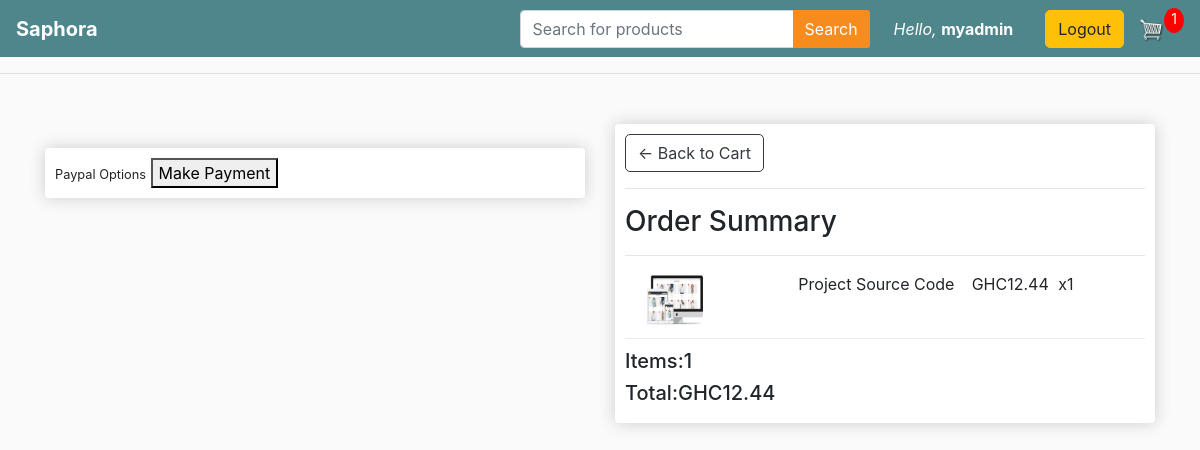
The app's page /checkout/ (signed in) with its own data.
### store/models.py (models this page shows, shortened)
class OrderItem(models.Model):
    product = models.ForeignKey(Product, on_delete=models.SET_NULL, null=True, blank=True)
    order = models.ForeignKey(Order, on_delete=models.SET_NULL, null=True, blank=True )
    quantity = models.IntegerField(default=0, null=True, blank=True)
    date_added = models.DateTimeField(auto_now_add=True)
    @property
    def get_total(self):
        total = self.product.price * self.quantity
        return total

class Product(models.Model):
    name = models.CharField(max_length=255)
    price = models.DecimalField(max_digits=6, decimal_places=2)
    inventory = models.IntegerField(null=True)
    digital = models.BooleanField(default=False, null=True, blank=False)
    image = models.ImageField(null=True, blank=True)
    description = models.TextField(null=True, blank=True)
    collection = models.ForeignKey(Collection, on_delete=models.CASCADE, null=True)
    @property
    def imageURL(self):
        try:
            url = self.image.url
        except:
            url = ''
        return url

class Order(models.Model):
    PAYMENT_COMPLETED = 'C'
    PAYMENT_PENDING = 'P'
    PAYMENT_FAILED = 'F'
    PAYMENT_STATUS = [
        (PAYMENT_COMPLETED, 'Completed'),
        (PAYMENT_PENDING, 'Pending'),
        (PAYMENT_FAILED, 'Failed')
    ]
    customer = models.ForeignKey(Customer, on_delete=models.SET_NULL, null=True, blank=True)
    date_ordered = models.DateTimeField(auto_now_add=True)
    completed = models.BooleanField(default=False, null=True, blank=False)
    transaction_id = models.CharField(max_length=150, null=True)
    payment_status = models.CharField(max_length=1, choices=PAYMENT_STATUS, default=PAYMENT_PENDING)
    @property
    def shipping(self):
        shipping = False
        orderitems = self.orderitem_set.all()
        for i in orderitems:
            if i.product.digital == False:
                shipping = True
        return shipping
    @property
    def get_cart_total(self):
        orderitems = self.orderitem_set.all()
        total = sum([item.get_total for item in orderitems])
        return total
    @property
    def get_cart_items(self):
        orderitems = self.orderitem_set.all()
        total = sum([item.quantity for item in orderitems])
        return total

### store/views.py (the view)
# urls.py: path('checkout/', views.checkout, name='checkout'),
def checkout(request):
    if request.user.is_authenticated:
        customer = request.user.customer
        order, created = Order.objects.get_or_create(customer=customer, completed=False)
        items = order.orderitem_set.all()
        cartItems = order.get_cart_items
    else:
        cookieData = cookieCart(request)
        cartItems = cookieData['cartItems']
        order = cookieData['order']
        items = cookieData['items']
    context = {'items':items, 'order':order, 'cartItems': cartItems}
    return render(request, 'store/checkout.html', context)

### store/Templates/store/checkout.html (shortened to what this page needs)
{% extends 'store/main.html' %}
{% load static %}
{% block content %}
     <div class="row">
		<div class="col-lg-6">
			<br>
			<div class="box-element hidden" id="payment-info">
				<small>Paypal Options</small>
				<button id="make-payment">Make Payment</button>
			</div>
		</div>
		<div class="col-lg-6">
			<div class="box-element">
				<a  class="btn btn-outline-dark" href="{% url 'cart' %}">&#x2190; Back to Cart</a>
				<hr>
				<h3>Order Summary</h3>
				<hr>
				{% for item in items%}
				<div class="cart-row">
					<div style="flex:2"><img class="row-image" src="{{item.product.imageURL}}"></div>
					<div style="flex:2"><p>{{ item.product.name }}</p></div>
					<div style="flex:1"><p>GHC{{ item.product.price }}</p></div>
					<div style="flex:1"><p>x{{item.quantity}}</p></div>
				</div>
				<h5>Items:{{ order.get_cart_items }}</h5>
				<h5>Total:GHC{{ order.get_cart_total|floatformat:2 }}</h5>
				{% endfor %}
			</div>
		</div>
	</div>
{% endblock content %}

### store/Templates/store/main.html (shortened to what this page needs)
<!DOCTYPE html>
{% load static %}
<html lang="en">
  <head>
    <link
      rel="stylesheet"
      href="https://stackpath.bootstrapcdn.com/bootstrap/4.4.1/css/bootstrap.min.css"
    />
    <link rel="stylesheet" type="text/css" href="{% static 'css/main.css' %}" />
  </head>
  <body>
    <nav class="navbar navbar-expand-lg navbar-dark bg-dark">
      <a class="navbar-brand" href="{% url 'store' %}">Saphora</a>
      <div class="collapse navbar-collapse" id="navbarSupportedContent">
        <form method="post" action="{% url 'search-products' %}" class="form-inline my-2 my-lg-0 mr-lg-4">
          <div class="input-group">
            <input class="form-control" name="searched" type="text" id="search-input" placeholder="Search for products">
            <div class="input-group-append">
              <button class="btn btn-outline-secondary" type="submit" data-target="#search-input">
                Search
              </button>
            </div>
          </div>
        </form>
        <div class="form-inline my-2 my-lg-0">
          {% if user.is_authenticated %}
            <li class="username__nav">Hello, <span class="username">{{ user.username }}</span></li>
            <a href="{% url 'customer-logout' %}" class="btn btn-warning">Logout</a>
          {% else %}
            <a href="{% url 'customer-login' %}" class="btn login-btn btn-warning">Login</a>
            <a href="{% url 'customer-signup' %}" class="btn btn-warning">Create an Account</a>
          {% endif %}
          <a href="{% url 'cart' %}">
            <img id="cart-icon" src="{% static 'images/cart.png' %}">
          </a>
          <p id="cart-total">{{ cartItems }}</p>
        </div>
      </div>
    </nav>
    <hr>
     <div class="container">
            <br>
            {% block content %}
            {% endblock content %}
         </div>
</body>
</html>
  </body>
</html>

### static/css/main.css (style rules this page uses)
body { background-color: hsl(0, 0%, 98%); }
h1,h2,h3,h4,h5,h6 { color:(hsl(0, 0%, 30%)); }
.box-element { box-shadow:hsl(0, 0%, 80%) 0 0 16px; background-color: #fff; border-radius: 4px; padding: 10px; }
.bg-dark { background-color: #4f868c!important; }
#cart-icon { width:25px; display: inline-block; margin-left: 15px; }
#cart-total { display: block; text-align: center; color:#fff; background-color: red; width: 20px; height: 25px; border-radius: 50%; font-size: 14px; }
.col-lg-4, .col-lg-6, .col-lg-8, .col-lg-12 { margin-top: 10px; }
.btn { border-radius: 0; border-radius: 5px; }
.btn-outline-secondary { background: #f68b1e; color: #fff; border: 0; border-radius: 3px; transition: background-color .25s; }
.row-image { width: 100px; }
.cart-row { display: flex; align-items: flex-stretch; padding-bottom: 10px; margin-bottom: 10px; border-bottom: 1px solid #ececec; }
.navbar-brand { font-weight: bold; }
.username__nav { color: #fff; list-style: none; margin-right: 2rem; font-style: italic; color: #fff; }
.username { font-weight: bold; font-style: normal; }

### records on screen
OrderItem: product.imageURL (picture), product.name "Project Source Code", product.price "12.44", quantity "1"
Order: get_cart_items "1", get_cart_total "12.44"

### other values on screen
{{ user.username }} "myadmin"
{{ cartItems }} "1"
